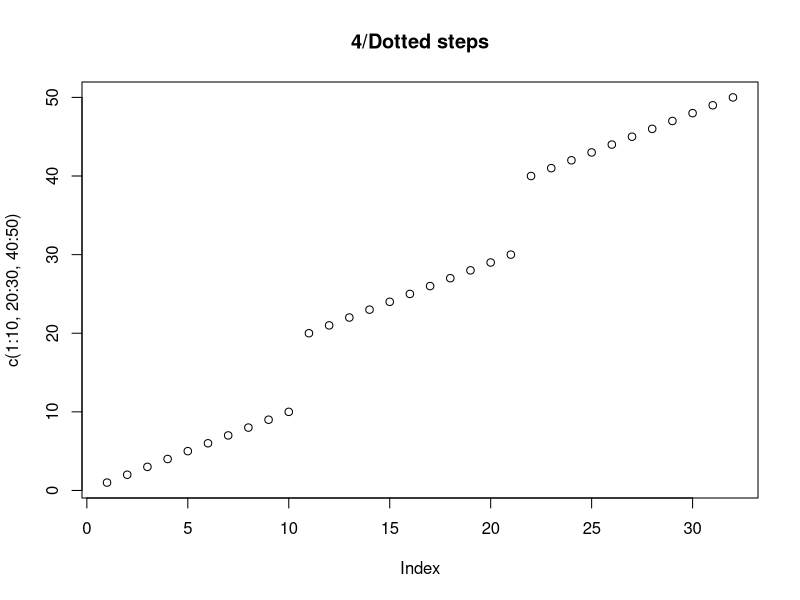
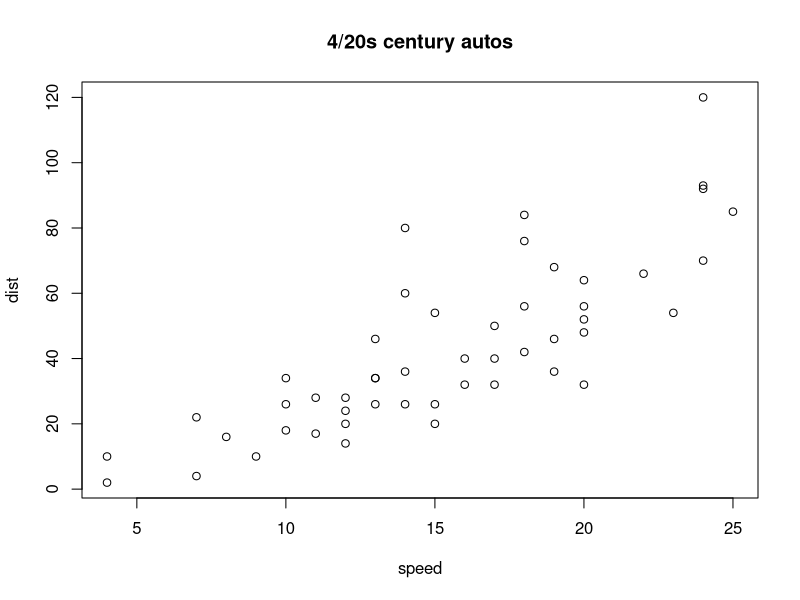
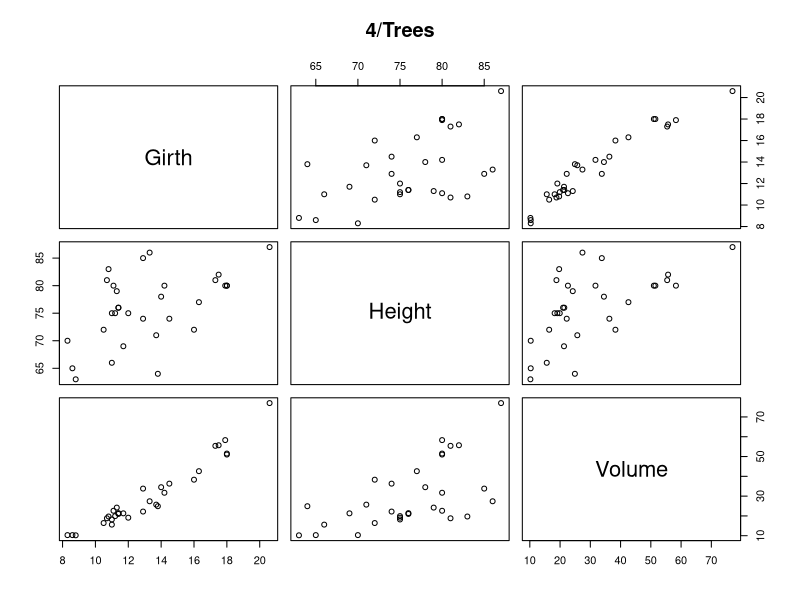
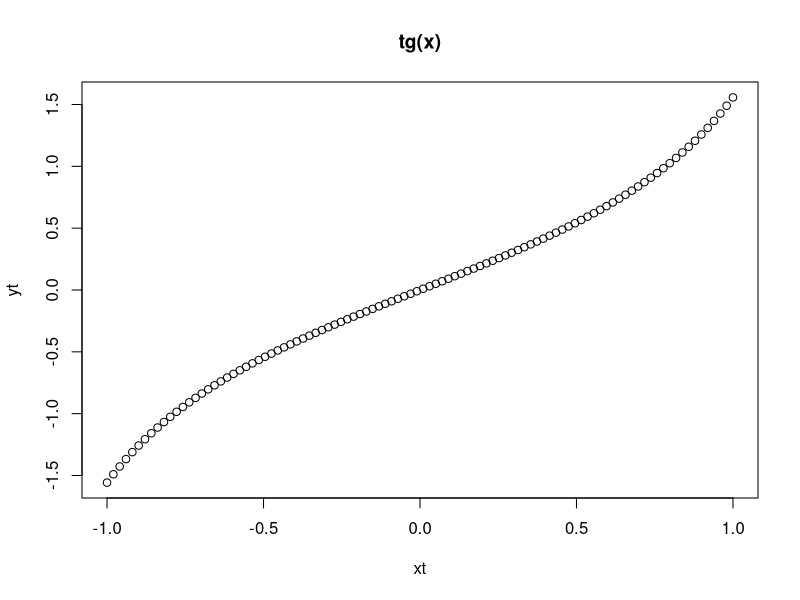
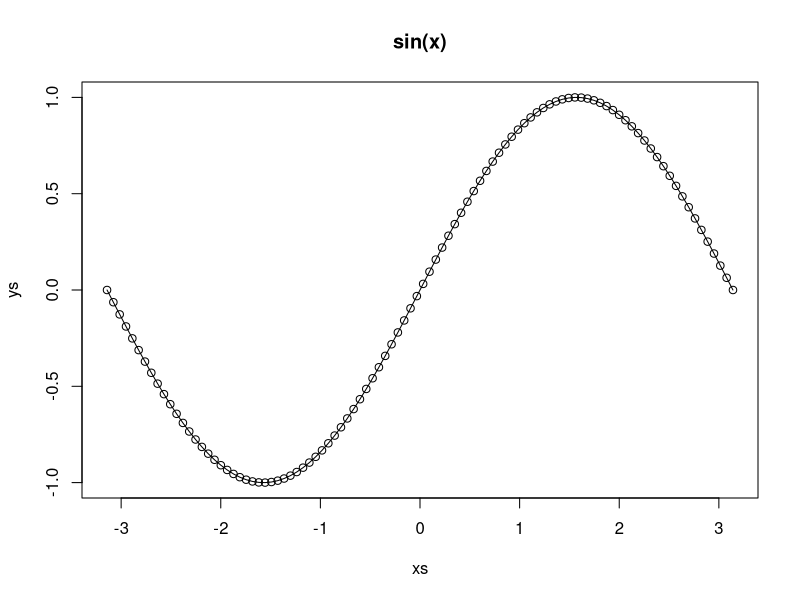
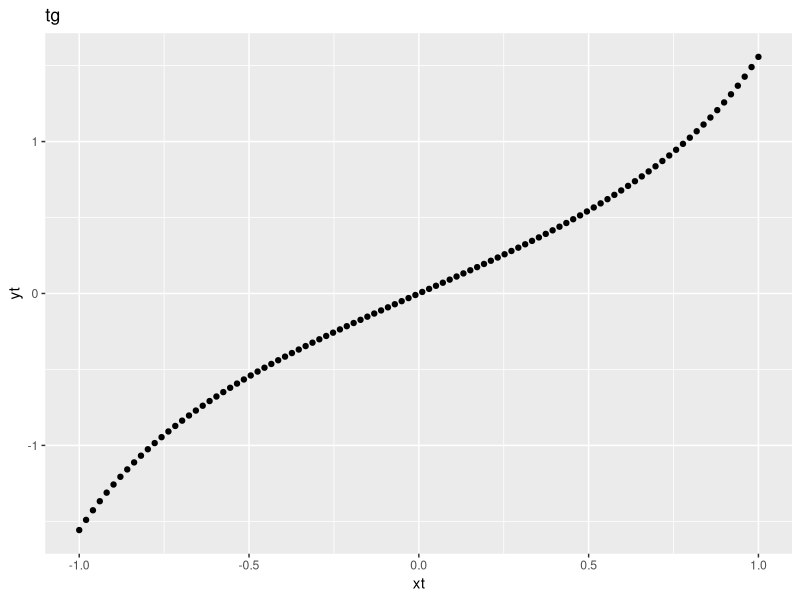
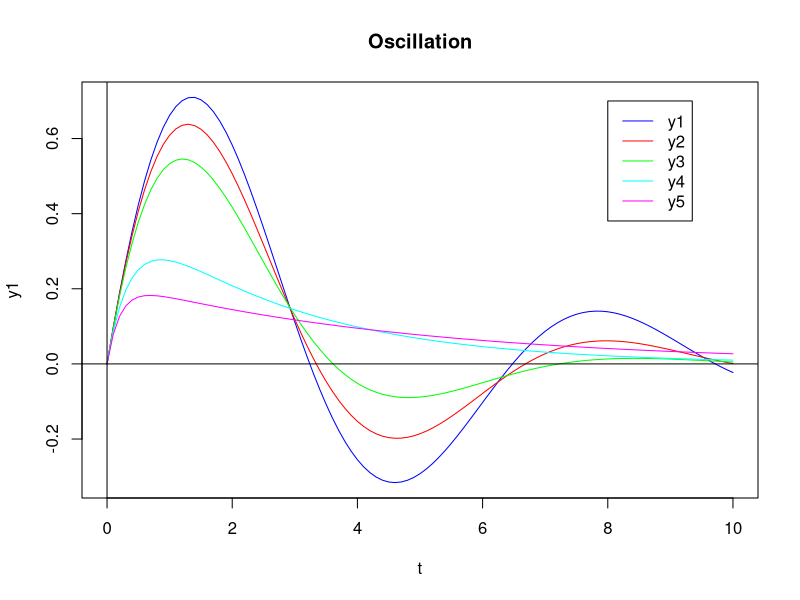
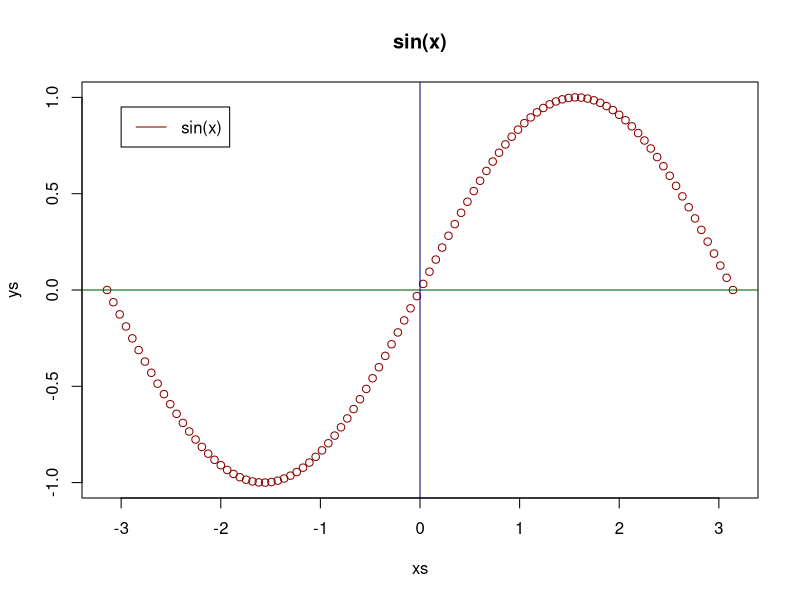

These figures' R source, in order:
plot(c(1:10, 20:30, 40:50), main="4/Dotted steps")
plot(cars, main = "4/20s century autos")
plot(trees, main = "4/Trees")
xt <- seq(-1, 1, len = 100)
yt <- tan(xt)
plot(xt, yt, type = "b", main = "tg(x)")

xs <- seq(-pi, pi, len = 100)
ys <- sin(xs)
plot(xs, ys, type = "o", main = "sin(x)")

library(ggplot2)
qplot(xt, yt, main = "tg")

t = seq(0, 10, by = 0.1)
y1 = 1.03*exp(-0.25*t)*sin(0.97*t)
y2 = 1.07*exp(-0.35*t)*sin(0.94*t)
y3 = 1.15*exp(-0.5*t)*sin(0.87*t)
y4 = 0.45*(exp(-0.38*t) - exp(-2.62*t))
y5 = 0.22*(exp(-0.21*t) - exp(-4.80*t))
plot(t, y1, type = "n", main = "Oscillation")
colors = c("blue", "red", "green", "cyan", "magenta")
lines(t, y1, col = colors[1])
lines(t, y2, col = colors[2])
lines(t, y3, col = colors[3])
lines(t, y4, col = colors[4])
lines(t, y5, col = colors[5])
legends = paste0("y", 1:5)
# Создает вектор legends=(“y1”, “y2”, “y3”, “y4”, “y5”)
legend(8, 0.7, legends, lty = "solid", col = colors)
abline(h = 0) # Горизонтальная ось
abline(v = 0) # Вертикальная ось

plot(xs, ys, type = "b", main = "sin(x)", col = "dark red")
abline(h = 0, col = "dark green") # Горизонтальная ось
abline(v = 0, col = "dark blue") # Вертикальная ось
legend(-3, 0.95, "sin(x)", lty = "solid", col = "dark red")
